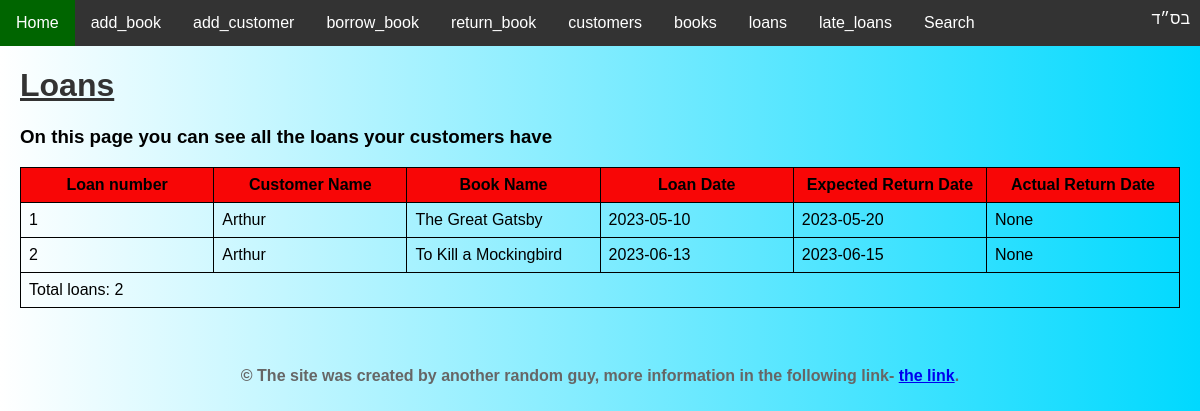
Page /loans on the committed database.
### tables this page shows
CREATE TABLE Loans (CustID INTEGER, BookID INTEGER, LoanDate TEXT, ReturnDate TEXT, ActualReturnDate TEXT);

CREATE TABLE Customers (Id INTEGER PRIMARY KEY, Name TEXT, City TEXT, Age INTEGER);

CREATE TABLE Books (Id INTEGER PRIMARY KEY, Name TEXT, Author TEXT, YearPublished INTEGER, Type INTEGER);

### app.py (the view)
@app.route('/loans')
def loans():
    connection = sqlite3.connect('library.db')
    cursor = connection.cursor()
    cursor.execute('SELECT Loans.*, Customers.Name, Books.Name FROM Loans INNER JOIN Customers ON Loans.CustID = Customers.Id INNER JOIN Books ON Loans.BookID = Books.Id')
    loans = cursor.fetchall()
    connection.close()
    return render_template('7_loans.html', loans=loans)

### templates/7_loans.html (shortened to what this page needs)
{% extends "layout.html" %}
{% block head %}
    {{ super() }}
    <link rel="stylesheet" type="text/css" href="static/table.css">
    {% endblock %}
    {% block content %}
    <h1>Loans</h1>
    <h3>On this page you can see all the loans your customers have</h3>
    <table>
        <thead>
            <tr>
                <th>Loan number</th>
                <th>Customer Name</th>
                <th>Book Name</th>
                <th>Loan Date</th>
                <th>Expected Return Date</th>
                <th>Actual Return Date</th>
            </tr>
        </thead>
        <tbody>
            {% for loan in loans %}
            <tr>
                <td>{{ loop.index }}</td>
                <td>{{ loan[5] }}</td>
                <td>{{ loan[6] }}</td>
                <td>{{ loan[2] }}</td>
                <td>{{ loan[3] }}</td>
                <td>{{ loan[4] }}</td>
            </tr>
            {% endfor %}
        </tbody>
        <tfoot>
            <tr>
                <td colspan="6">Total loans: {{ loans|length }}</td>
            </tr>
        </tfoot>
    </table>
{% endblock %}

### static/main.css (style rules this page uses)
body { background: linear-gradient(to right, #ffffff, #00d9ff ); font-family: Arial, sans-serif; margin: 0; padding: 0; position: relative; }
h1 { text-decoration: underline; color: #333; }

### static/table.css (style rules this page uses)
table { border-collapse: collapse; width: 100%; }
th, td { border: 1px solid black; padding: 8px; }
th { background-color: rgb(248, 6, 6); }
tbody tr:nth-child(even) { background-color: collapse; }

### templates/7_loans.html (style rules this page uses)
th { width: 16.67%; }

### rows in the picture
Loans: Name "Arthur", Name "The Great Gatsby", LoanDate "2023-05-10", ReturnDate "2023-05-20", loan "None"
Loans: Name "Arthur", Name "To Kill a Mockingbird", LoanDate "2023-06-13", ReturnDate "2023-06-15", loan "None"

### other values in the picture
{{ loans|length }} "2"
